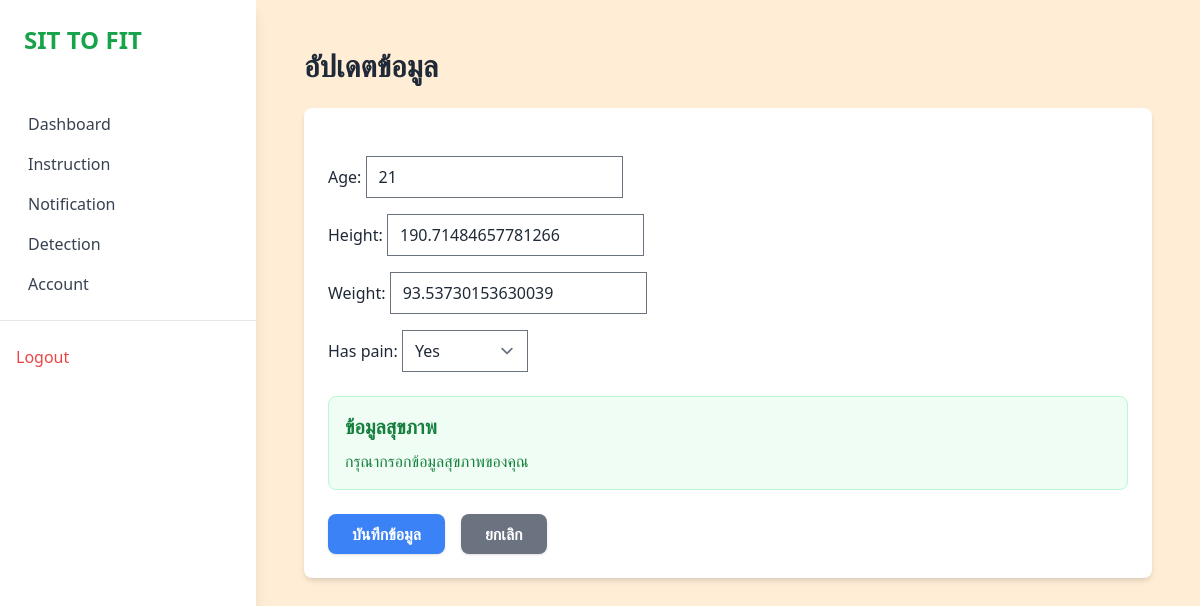
/update-personal-health/ (signed in), run on the app's committed database.
### base/models.py (models this page shows, shortened)
class PersonalHealthInformation(models.Model):
    user = models.OneToOneField(UserInfomation, on_delete=models.CASCADE, null=True, blank=True)
    age = models.IntegerField(null=True, blank=True)
    height = models.FloatField(null=True, blank=True)
    weight = models.FloatField(null=True, blank=True)
    has_pain = models.BooleanField(default=False, null=True, blank=True)

### base/views.py (the view)
# urls.py: path('update-personal-health/', PersonalHealthInformationUpdateView.as_view(), name='update_personal_health'),
class PersonalHealthInformationUpdateView(LoginRequiredMixin, UpdateView):
    model = PersonalHealthInformation
    fields = ['age', 'height', 'weight', 'has_pain']
    template_name = 'update_user_data.html'  # ใช้ Template เดียวกัน
    success_url = reverse_lazy('base:home')
    def get_object(self, queryset=None):
        obj, created = PersonalHealthInformation.objects.get_or_create(user=self.request.user)
        return obj
    def get_context_data(self, **kwargs):
        context = super().get_context_data(**kwargs)
        context['form_type'] = 'personal_health_information'  # ระบุประเภทฟอร์ม
        return context

### base/templates/update_user_data.html (shortened to what this page needs)
{% extends 'base.html' %}
{% block main %}
<div class="container mx-auto p-6">
  <h2 class="text-3xl font-bold text-gray-800 mb-6">อัปเดตข้อมูล</h2>
  <form method="post" class="bg-white shadow-md rounded-lg p-6 space-y-6">
    <div class="space-y-4">
      {{ form.as_p }}
    </div>
    {% if form_type == 'personal_information' %}
      <div class="bg-blue-50 p-4 rounded-lg border border-blue-200 text-blue-700">
        <h3 class="text-xl font-semibold mb-2">ข้อมูลส่วนตัว</h3>
        <p>กรุณากรอกข้อมูลเกี่ยวกับอาชีพและเป้าหมายของคุณ</p>
      </div>
    {% elif form_type == 'personal_health_information' %}
      <div class="bg-green-50 p-4 rounded-lg border border-green-200 text-green-700">
        <h3 class="text-xl font-semibold mb-2">ข้อมูลสุขภาพ</h3>
        <p>กรุณากรอกข้อมูลสุขภาพของคุณ</p>
      </div>
    {% endif %}
    <div class="flex items-center space-x-4">
      <button type="submit" class="bg-blue-500 hover:bg-blue-600 text-white font-semibold py-2 px-6 rounded-lg shadow">
        บันทึกข้อมูล
      </button>
      <a href="{% url 'base:home' %}"
         class="bg-gray-500 hover:bg-gray-600 text-white font-semibold py-2 px-6 rounded-lg shadow">
        ยกเลิก
      </a>
    </div>
  </form>
</div>
{% endblock %}

### data on the page
PersonalHealthInformation: age "21", height "190.71484657781266", weight "93.53730153630039", has_pain "Yes"
